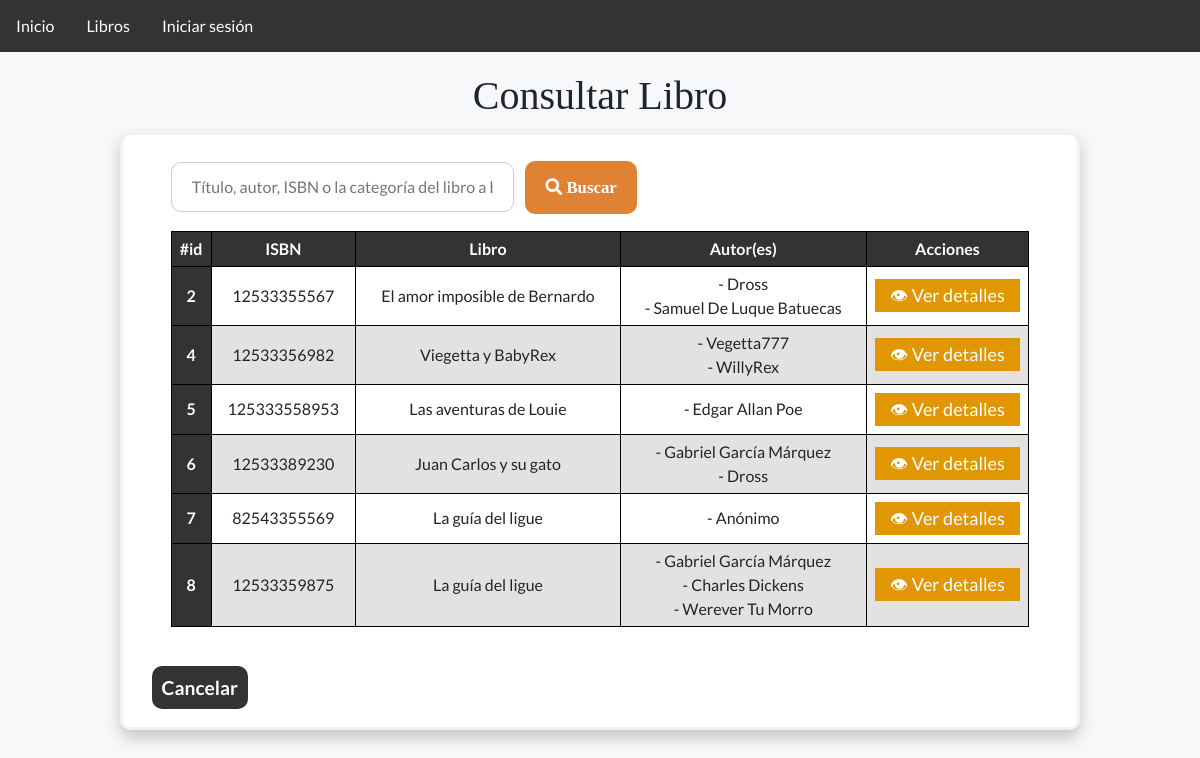
Screenshot of /libroConsultar.php with the database file from the repository.
### tables this page shows
CREATE TABLE `libros` (
  `idLibro` int(11) NOT NULL,
  `titulo` varchar(200) NOT NULL,
  `paginas` int(11) NOT NULL,
  `descripcion` varchar(1100) NOT NULL,
  `pais` varchar(20) DEFAULT NULL,
  `fechaPublicacion` date NOT NULL,
  `idioma` varchar(20) DEFAULT NULL,
  `isbn` varchar(13) DEFAULT NULL,
  `existencia` int(11) NOT NULL,
  `idCategoria` int(11) NOT NULL,
  `idEditorial` int(11) NOT NULL,
  `numlibro` varchar(5) NOT NULL,
  `status` varchar(20) NOT NULL
);

### Conexion.php (called while the page is built, shortened)
<?php
    class Server {
        public $server;
        public $user;
        public $pass;
        public $db;
        public $conexion;
        public function conectar() {
            $this->conexion = new mysqli( $this->server, $this->user, $this->pass, $this->db );
        }
        public function consultarTabla($tabla, $condiciones = null) {
            if ($condiciones === null) {
                $sql = "Select * FROM $tabla WHERE status = 'Activo';";
            }else {
                $sql = "Select * FROM $tabla WHERE $condiciones status = 'Activo';";
            }
            return $this->conexion->query($sql);
        }
       public function obtenerAutores($idLibro) {
        $sql = "CALL obtenerAutores($idLibro);";
        if($sentencia = $this->conexion->prepare($sql)){
            $sentencia->execute();
            if($resultado = $sentencia->get_result() )
            return $resultado;
         }
       }
    }
    $server = new Server;
    $server->server = "127.0.0.1";
    $server->user = "root";
    $server->pass = "";
    $server->db = "bd_biblioteca";
?>

### libroConsultar.php (the view, shortened to what this page needs)
<?php
    include_once ('Conexion.php');
    if(isset($_POST["libro"])){
        $libro = $_POST["libro"];
        $datos = $server->buscarLibro($libro);
        if (mysqli_num_rows($datos) == 0){
            $mostrarModal = true;
            $datos = $server->consultarTabla("libros");
        }
    }else{
        $datos = $server->consultarTabla("libros");
    }
?>
<!DOCTYPE html>
<html lang="es">
<head>
    <link href="css/Estilo.css" rel="stylesheet">
    <link href="Bootstrap_5.1.3/css/bootstrap.min.css" rel="stylesheet">
</head>
<body>
    <?php
        include("barraNavegacion.php");
    ?>
    <header>
        <div class="titulo">
            <h1>Consultar Libro</h1>
        </div>
    </header>
    <div class = "frmFormulario">
    <div class="frmMargen2">
        <form class = "frmBuscar" method="post" action= 'libroConsultar.php'>
            <input placeholder = "Título, autor, ISBN o la categoría del libro a buscar" name="libro" type="text" pattern="([\w]|[á-úñÑ.\-\s])+" required>
            <button type="submit" name="buscar">  <i class="fas fa-search"></i> Buscar</button>
        </form>
        <div class = "tablaDatos">
            <table>
                <thead>
                    <tr>
                        <th scope="col">#id</th>
                        <th scope="col">ISBN</th>
                        <th scope="col">Libro</th>
                        <th scope="col">Autor(es)</th>
                        <th scope="col">Acciones</th>
                    </tr>
                </thead>
                <tbody>
                    <?php
                        while($fila = mysqli_fetch_array($datos)){
                            echo "<tr>";
                            echo "<th scope='row'>".$fila['idLibro']."</th>";
                            echo "<td scope='row'>".$fila['isbn']."</td>";
                            echo "<td>".$fila['titulo']."</td>";
                            echo "<td>";
                                $autores = $server->obtenerAutores($fila['idLibro']);
                                    while ($autor = mysqli_fetch_array($autores)){
                                        echo " - ".$autor["nombre"]." ".$autor["apellidoPaterno"]." ".$autor["apellidoMaterno"]."<br>";
                                    }
                            echo "</td>";
                            if (isset( $_SESSION['idUsuario'])) {
                                echo "<td>
                                    <a class='btnDetalles' href='libroDetalles.php?id=".$fila['idLibro']."'> <i class='far fa-eye'></i> Ver detalles</a>
                                    <a class='btnEditar' href='libroModificar.php?id=".$fila['idLibro']."'> <i class='far fa-edit'></i> Editar</a>
                                    <a class='btnEliminar' href='libroDeshabilitar.php?id=".$fila['idLibro']."'>  <i class='far fa-minus-square'></i> Eliminar</a>
                                </td>";
                            }else{
                                echo "<td>
                                    <a class='btnDetalles' href='libroDetalles.php?id=".$fila['idLibro']."'>👁 Ver detalles</a>
                                </td>";
                            }
                            echo "</tr>";
                        }
                    ?>
                </tbody>
            </table>
            </div>
        </div>
        <a class = "cancel" href="libroConsultar.php">Cancelar</a>
        <br><br>
    </div>
</body>
</html>

### css/Estilo.css (style rules this page uses)
body { margin: 0; padding: 0; background-color: #F6F8FA; font-family: 'Lato', sans-serif; padding-top: 5%; }
.frmFormulario, .inicio { background-color: white; border: 3px solid #f1f1f1; margin: 5%; margin-top: 1%; margin-right: auto; margin-left: auto; width: 80%; height: 80%; border-radius: 10px; box-shadow: 0px 8px 16px 0px rgba(0,0,0,0.2); }
.frmFormulario input[type=text],.frmFormulario input[type=password], .frmFormulario input[type=email], .frmFormulario textarea, .frmFormulario input[type=number], .frmFormulario input[type=date], .frmFormulario select { width: 100%; padding: 12px 20px; margin: 8px 0; display: inline-block; border: 1px solid #ccc; box-sizing: border-box; font-size: 16px; resize: none; }
.frmFormulario button { background-color:#e08234; color: white; padding: 14px 20px; margin: 8px 0; border: none; cursor: pointer; width: 100%; margin-top: 3%; font-family: 'Times New Roman', Times, serif; }
.frmFormulario label, .frmFormulario button { font-weight: bold; font-size: larger; }
h5,h4,h3,h2,h1 { text-align: center; font-family: 'Cambria', Times, serif; }
.frmMargen, .frmMargen2 { margin: 10%; margin-top: 5%; margin-bottom: 5%; }
.frmMargen2 { margin: 5%; margin-top: 0; }
.tablaDatos table { width: 100%; border-collapse: collapse; text-align: center; border-radius: 10px; margin-top: 1%; margin-bottom: 3%; margin-right: auto; margin-left: auto; }
.tablaDatos thead, .tablaDatos th { background-color: #333; color: #ffffff; }
.tablaDatos th, .tablaDatos td { border: #000000 1px solid; padding: 5px; }
.tablaDatos tr:nth-child(even) { background-color: #85807d3b; }
.frmBuscar { font-size: 14px; }
.frmBuscar input[type=text] { width: 40%; border-radius: 10px; }
.frmBuscar button { width: auto; height: auto; border-radius: 10px; margin-left: 1%; }
.cancel, .agregar { color: #ffff; text-decoration: none; font-size: larger; padding: 10px 10px; margin: 3%; border-radius: 10px; font-weight: bold; }
.cancel { background-color: #333; }
.btnEditar, .btnEliminar, .btnDetalles { color: #ffff; text-decoration: none; padding: 3px; margin: 3px; display: block; text-align: center; font-size: large; }
.btnDetalles { background-color: #E09703; }
.titulo { margin-top: 1%; }

### rows the page displays
libros: idLibro "2", isbn "12533355567", titulo "El amor imposible de Bernardo", nombre "Dross", nombre "Samuel", apellidoPaterno "De Luque", apellidoMaterno "Batuecas"
libros: idLibro "4", isbn "12533356982", titulo "Viegetta y BabyRex", nombre "Vegetta777", nombre "WillyRex"
libros: idLibro "5", isbn "125333558953", titulo "Las aventuras de Louie", nombre "Edgar Allan", apellidoPaterno "Poe"
libros: idLibro "6", isbn "12533389230", titulo "Juan Carlos y su gato", nombre "Gabriel", apellidoPaterno "García", apellidoMaterno "Márquez", nombre "Dross"
libros: idLibro "7", isbn "82543355569", titulo "La guía del ligue", nombre "Anónimo"
libros: idLibro "8", isbn "12533359875", titulo "La guía del ligue", nombre "Gabriel", apellidoPaterno "García", apellidoMaterno "Márquez", nombre "Charles", apellidoPaterno "Dickens", nombre "Werever", apellidoPaterno "Tu", apellidoMaterno "Morro"
